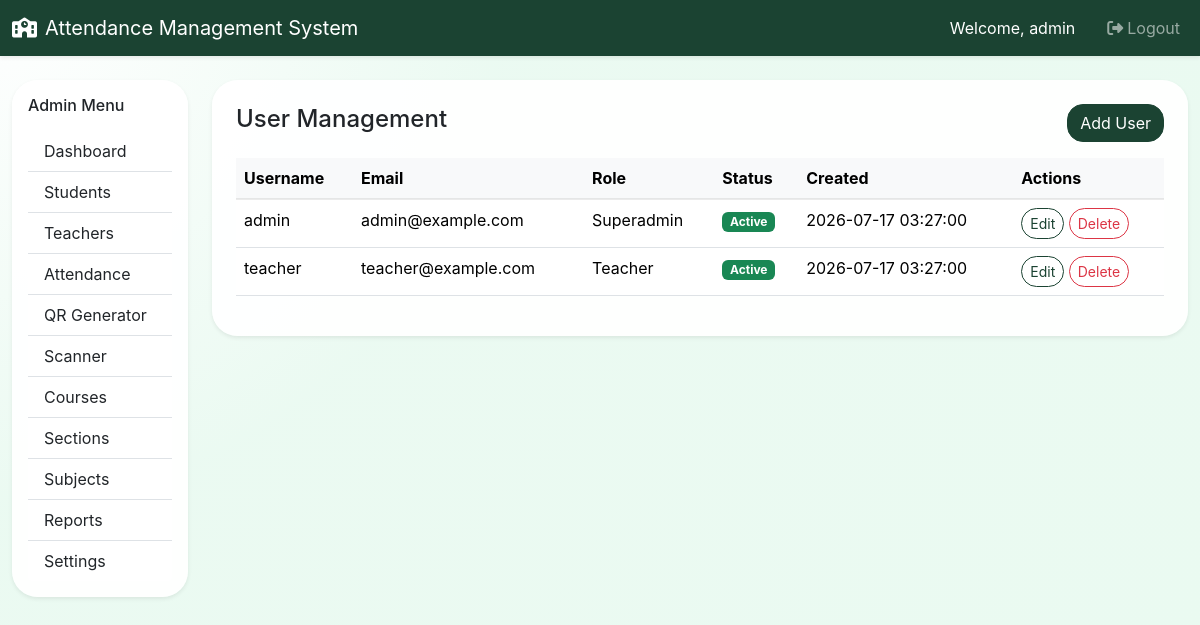
Before: /admin/users.php (signed in) with the older database file.
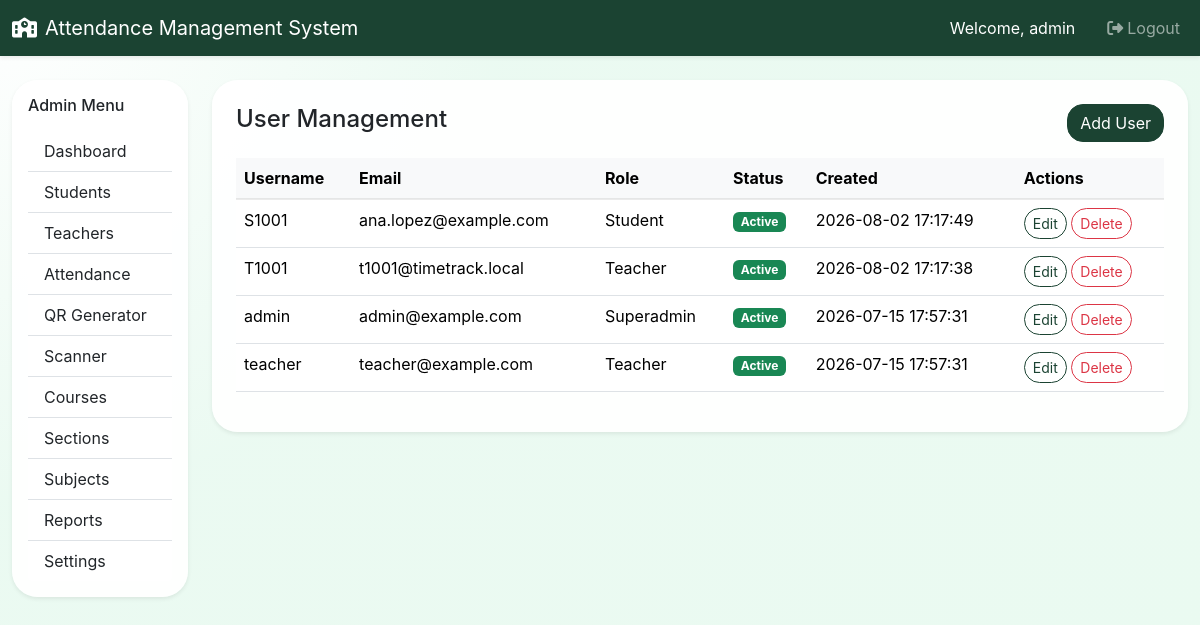
After: the same page with the newer database file.
### tables this page shows
CREATE TABLE `users` (
  `id` int(11) NOT NULL,
  `username` varchar(80) NOT NULL,
  `email` varchar(120) NOT NULL,
  `password_hash` varchar(255) NOT NULL,
  `role` enum('superadmin','admin','teacher','student') NOT NULL DEFAULT 'admin',
  `status` enum('active','inactive') NOT NULL DEFAULT 'active',
  `failed_attempts` int(11) NOT NULL DEFAULT 0,
  `lock_until` datetime DEFAULT NULL,
  `remember_token` varchar(255) DEFAULT NULL,
  `reset_token` varchar(255) DEFAULT NULL,
  `reset_expires` datetime DEFAULT NULL,
  `created_at` datetime NOT NULL DEFAULT current_timestamp()
);

### admin/users.php (the view, shortened to what this page needs)
<?php
require_once __DIR__ . '/../includes/functions.php';
$users = $mysqli->query('SELECT id, username, email, role, status, created_at FROM users ORDER BY created_at DESC');
require_once __DIR__ . '/../includes/header.php';
require_once __DIR__ . '/../includes/admin_nav.php';
?>
<div class="card rounded-4 shadow-sm p-4">
    <div class="d-flex justify-content-between align-items-center mb-3">
        <h4>User Management</h4>
        <button class="btn btn-primary" data-bs-toggle="modal" data-bs-target="#userModal">Add User</button>
    </div>
    <div class="table-responsive">
        <table class="table table-hover" id="usersTable">
            <thead class="table-light">
                <tr><th>Username</th><th>Email</th><th>Role</th><th>Status</th><th>Created</th><th>Actions</th></tr>
            </thead>
            <tbody>
                <?php while ($row = $users->fetch_assoc()): ?>
                    <tr>
                        <td><?php echo htmlspecialchars($row['username']); ?></td>
                        <td><?php echo htmlspecialchars($row['email']); ?></td>
                        <td><?php echo htmlspecialchars(ucfirst($row['role'])); ?></td>
                        <td><?php echo badgeStatus($row['status']); ?></td>
                        <td><?php echo htmlspecialchars($row['created_at']); ?></td>
                        <td>
                            <button class="btn btn-sm btn-outline-primary btn-edit-user" data-data='<?php echo json_encode($row); ?>'>Edit</button>
                            <form method="post" class="d-inline-block" onsubmit="return confirm('Delete this user?');">
                                <button class="btn btn-sm btn-outline-danger">Delete</button>
                            </form>
                        </td>
                    </tr>
                <?php endwhile; ?>
            </tbody>
        </table>
    </div>
</div>
</div>
</div>
<?php require_once __DIR__ . '/../includes/footer.php'; ?>

### includes/functions.php (shortened to what this page needs)
<?php
function badgeStatus($status) {
    $classes = [
        'active' => 'success',
        'inactive' => 'secondary',
        'present' => 'success',
        'absent' => 'danger',
        'late' => 'warning',
        'excused' => 'info'
    ];
    $class = isset($classes[$status]) ? $classes[$status] : 'secondary';
    return '<span class="badge bg-' . $class . '">' . ucfirst($status) . '</span>';
}
    ?>

Changed rows visible on the page:
added users: username "S1001", email "ana.lopez@example.com", role "Student", status "Active", created_at "2026-08-02 17:17:49"
added users: username "T1001", email "t1001@timetrack.local", role "Teacher", status "Active", created_at "2026-08-02 17:17:38"
changed users "admin": created_at "2026-07-17 03:27:00" → "2026-07-15 17:57:31"
changed users "teacher": created_at "2026-07-17 03:27:00" → "2026-07-15 17:57:31"
